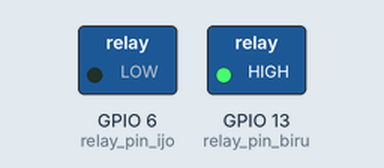
Recording of a program running on a simulated Raspberry Pi (BCM pin numbers). On the bench: switched loads named in the program (green lamp = pin HIGH). Dashed ring = blinking.

Above: at 0.5 s.
Timing chart, 0 to 4.6 s (numbered marks = the images above):
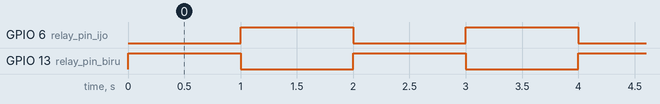

The program:

relay.py
```python
import RPi.GPIO as GPIO
from time import sleep

relay_pin_biru = 13
relay_pin_ijo = 6
relay_pin_ungu = 19
relay_pin_abu = 26

GPIO.setmode(GPIO.BCM)
GPIO.setup(relay_pin_biru, GPIO.OUT)
GPIO.output(relay_pin_biru, 1)
GPIO.setup(relay_pin_ijo, GPIO.OUT)
GPIO.output(relay_pin_ijo, 1)

try:
    while True:
        GPIO.output(relay_pin_biru, 1)
#        sleep(1)
        GPIO.output(relay_pin_ijo, 0)
        sleep(1)
        GPIO.output(relay_pin_biru, 0)
#        sleep(1)
        GPIO.output(relay_pin_ijo, 1)
        sleep(1)

except KeyboardInterrupt:
        pass
GPIO.cleanup()
```

Measured:
- by itself, GPIO 6 (relay_pin_ijo), GPIO 13 (relay_pin_biru): alternates HIGH for 1.0 s and LOW for 1.0 s
